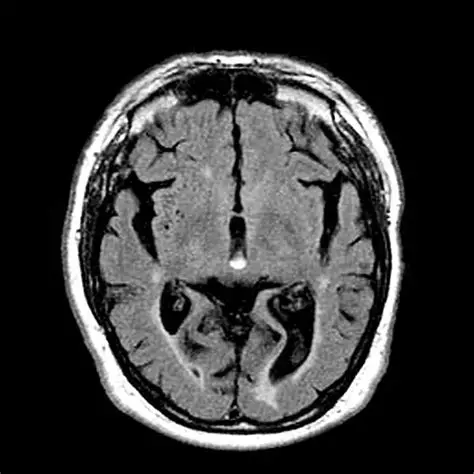
#> input picture Lab/Lab 5/Task/brain_mri.png, 474 x 474 px
$ jupyter execute Lab_5_Task.ipynb
#> lines starting #> are read from the running program, lines starting #| are printed output that depends on the picture; after the words box and inside, x2 and y2 are one past the last pixel; in counts of white or black regions, pixels touching at a corner belong together
[cell 1]
import numpy as np
import cv2
import matplotlib.pyplot as plt

from skimage import io,color
from skimage.util import img_as_float

# Task-1: Applying FFT on 2D Image

[cell 2]
# Load grayscale image brain_mri.png and normalize
image = image = io.imread('brain_mri.png', as_gray=True)
#> image is the input picture: shape (474, 474); min 0, max 255, mean 56
image = img_as_float(image)

def perform_fft2(x, M, N):
    X = np.fft.fft2(x)
    X = np.fft.fftshift(X)
    X = X / (N * M)

    u = np.fft.fftshift(np.fft.fftfreq(M))
    v = np.fft.fftshift(np.fft.fftfreq(N))
    u, v = np.meshgrid(u, v)

    return X, u, v
# Perform FFT on the image

X, u, v = perform_fft2(image, image.shape[0], image.shape[1])
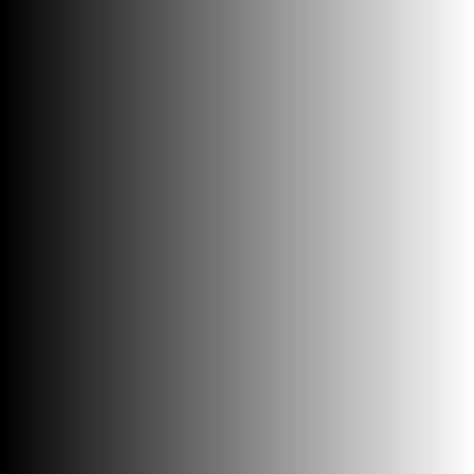
#> u: shape (474, 474) float64; min -0.5, max 0.498, mean -0.00105; drawn with min black and max white
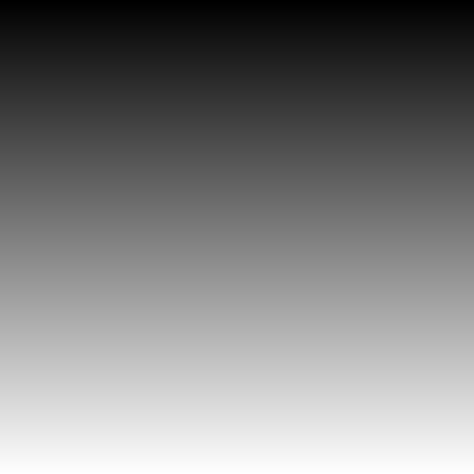
#> v: shape (474, 474) float64; min -0.5, max 0.498, mean -0.00105; drawn with min black and max white

plt.figure(figsize=(5,5))
plt.subplot(1, 2, 1)
plt.imshow(image, cmap='gray')
plt.title("Original Image")
plt.axis('off')

plt.subplot(1, 2, 2)
plt.imshow(np.log(np.abs(X)+1), cmap='gray',vmin=0, vmax=np.percentile(np.log(np.abs(X)+1), 99))
# The extra argument is given because low frequency content is very dominating in the image.
# If we don't scale properly, we won't be able to visualize other frequency contents.

plt.axis('off')
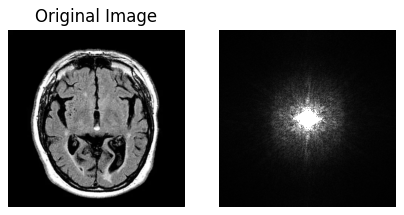
#> figure drawn by matplotlib, 2 panels

# Lab Task 2: Filtering in the Frequency Domain

[cell 3]
def apply_filter(H, X):
    filtered = X * H
    return np.abs(np.fft.ifft2(np.fft.ifftshift(filtered)))

[cell 4]
# Compute radial frequency grid
D = np.sqrt(u**2 + v**2)
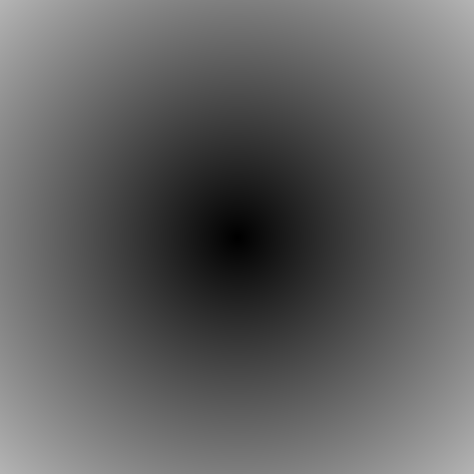
#> D: shape (474, 474) float64; min 0, max 0.707, mean 0.383
#D = D / np.max(D)

cut_off = 0.03


# Define a low pass and a high pass filter with the given cut_off

H_lp = (D < cut_off).astype(float)
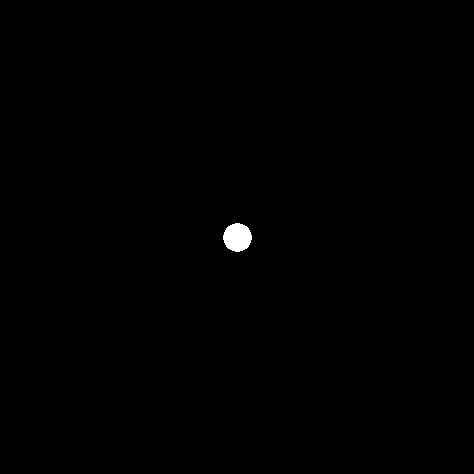
#> H_lp: shape (474, 474) float64; values 0 (black) and 1 (white), 0.29% white; 1 white region, box (x1, y1, x2, y2) and area: (223, 223, 252, 252) 641

H_hp = (D > cut_off).astype(float)
# Define Band-pass filter with the given cut_offs
thres_low = 0.01
thres_high = 0.05


H_bp = ((D > thres_low) & (D < thres_high)).astype(float)
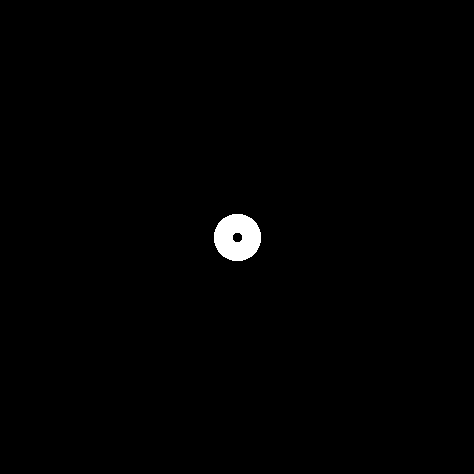
#> H_bp: shape (474, 474) float64; values 0 (black) and 1 (white), 0.75% white; 1 white region, box (x1, y1, x2, y2) and area: (214, 214, 261, 261) 1688
# Apply filter and reconstruct the filtered images
img_lp = apply_filter(H_lp, X)
#> in apply_filter, `return np.abs(np.fft.ifft2(np.fft.ifftshift(filtered)))`:
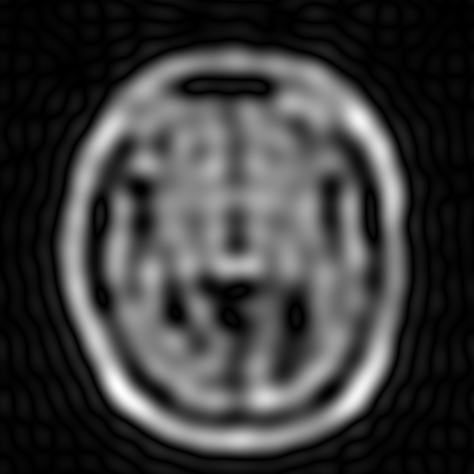
#> returned value: shape (474, 474) float64; min 3.57e-12, max 4.52e-06, mean 1.06e-06; drawn with min black and max white
img_hp = apply_filter(H_hp, X)
#> in apply_filter (call 2), `return np.abs(np.fft.ifft2(np.fft.ifftshift(filtered)))`:
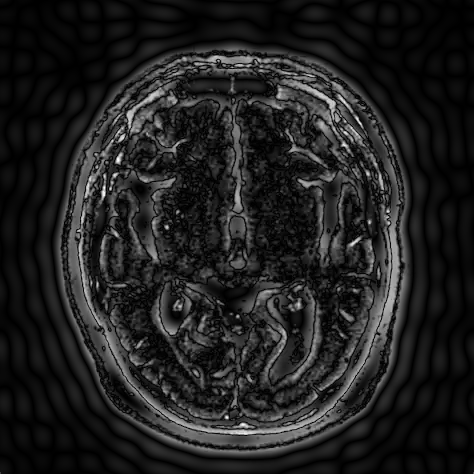
#> returned value: shape (474, 474) float64; min 3.57e-12, max 3.29e-06, mean 4.23e-07; drawn with min black and max white
img_bp = apply_filter(H_bp, X)
#> in apply_filter (call 3), `return np.abs(np.fft.ifft2(np.fft.ifftshift(filtered)))`:
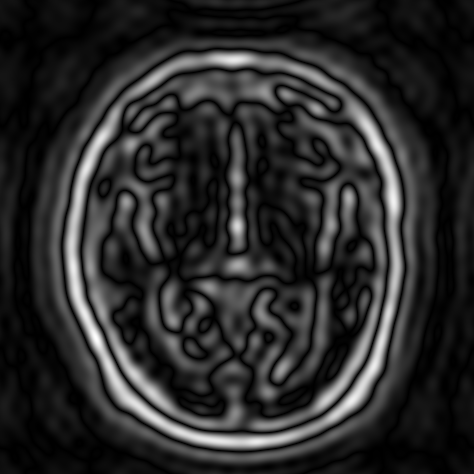
#> returned value: shape (474, 474) float64; min 2.92e-12, max 3.33e-06, mean 5.65e-07; drawn with min black and max white

plt.figure(figsize=(10, 7))

plt.subplot(2, 3, 1)
plt.imshow(img_lp, cmap='gray')
plt.title("Low-passed Image")
plt.axis('off')

plt.subplot(2, 3, 2)
plt.imshow(img_hp, cmap='gray')
plt.title("High-passed Image")
plt.axis('off')

plt.subplot(2, 3,3)
plt.imshow(img_bp, cmap='gray')
plt.title("Band-passed Image")
plt.axis('off')

plt.subplot(2, 3, 4)
plt.imshow(H_lp, cmap='gray')
plt.title("Low-pass Mask")
plt.axis('off')

plt.subplot(2, 3, 5)
plt.imshow(H_hp, cmap='gray')
plt.title("High-pass Mask")
plt.axis('off')

plt.subplot(2, 3, 6)
plt.imshow(H_bp, cmap='gray')
plt.title("Band-pass Mask")
plt.axis('off')

plt.tight_layout()
plt.show()
